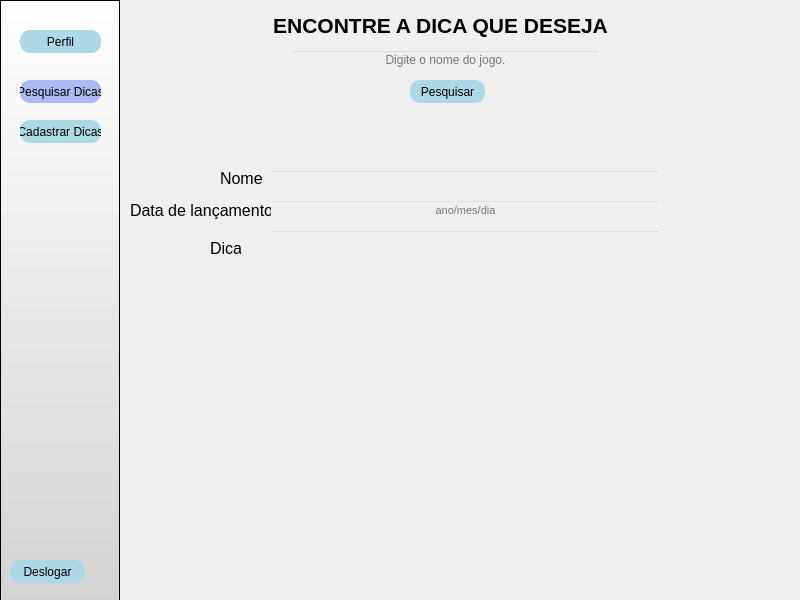
<?xml version="1.0" encoding="UTF-8"?>
<ui version="4.0">
 <class>MainWindow</class>
 <widget class="QMainWindow" name="MainWindow">
  <property name="geometry">
   <rect>
    <x>0</x>
    <y>0</y>
    <width>800</width>
    <height>600</height>
   </rect>
  </property>
  <property name="minimumSize">
   <size>
    <width>800</width>
    <height>600</height>
   </size>
  </property>
  <property name="maximumSize">
   <size>
    <width>800</width>
    <height>600</height>
   </size>
  </property>
  <property name="windowTitle">
   <string>MainWindow</string>
  </property>
  <widget class="QWidget" name="centralwidget">
   <widget class="QFrame" name="frame">
    <property name="geometry">
     <rect>
      <x>0</x>
      <y>0</y>
      <width>120</width>
      <height>601</height>
     </rect>
    </property>
    <property name="styleSheet">
     <string notr="true">background: qlineargradient(x1: 0, y1: 0, x2: 0, y2: 1, stop: 0 white, stop: 1 #D3D3D3);
</string>
    </property>
    <property name="frameShape">
     <enum>QFrame::StyledPanel</enum>
    </property>
    <property name="frameShadow">
     <enum>QFrame::Raised</enum>
    </property>
    <widget class="QPushButton" name="pushButton">
     <property name="geometry">
      <rect>
       <x>20</x>
       <y>120</y>
       <width>81</width>
       <height>23</height>
      </rect>
     </property>
     <property name="styleSheet">
      <string notr="true">QPushButton {
    background-color:  #add8e6;
    border-radius: 10px;
}

QPushButton:hover {
    background-color:#AABAF2 ;
}
</string>
     </property>
     <property name="text">
      <string>Cadastrar Dicas</string>
     </property>
    </widget>
    <widget class="QPushButton" name="voltar">
     <property name="geometry">
      <rect>
       <x>10</x>
       <y>560</y>
       <width>75</width>
       <height>23</height>
      </rect>
     </property>
     <property name="styleSheet">
      <string notr="true">QPushButton {
    background-color:  #add8e6;
    border-radius: 10px;
}

QPushButton:hover {
    background-color:#AABAF2 ;
}
</string>
     </property>
     <property name="text">
      <string>Deslogar</string>
     </property>
    </widget>
    <widget class="QPushButton" name="pushButton_2">
     <property name="geometry">
      <rect>
       <x>20</x>
       <y>30</y>
       <width>81</width>
       <height>23</height>
      </rect>
     </property>
     <property name="styleSheet">
      <string notr="true">QPushButton {
    background-color:  #add8e6;
    border-radius: 10px;
}

QPushButton:hover {
    background-color:#AABAF2 ;
}
</string>
     </property>
     <property name="text">
      <string>Perfil</string>
     </property>
    </widget>
    <widget class="QPushButton" name="pushButton_3">
     <property name="geometry">
      <rect>
       <x>20</x>
       <y>80</y>
       <width>81</width>
       <height>23</height>
      </rect>
     </property>
     <property name="styleSheet">
      <string notr="true">QPushButton {
    background-color:  #AABAF2 ;
    border-radius: 10px;
}

QPushButton:hover {
    background-color:#AABAF2 ;
}
</string>
     </property>
     <property name="text">
      <string>Pesquisar Dicas</string>
     </property>
    </widget>
   </widget>
   <widget class="QLabel" name="label">
    <property name="geometry">
     <rect>
      <x>220</x>
      <y>10</y>
      <width>441</width>
      <height>31</height>
     </rect>
    </property>
    <property name="font">
     <font>
      <pointsize>16</pointsize>
      <weight>75</weight>
      <bold>true</bold>
     </font>
    </property>
    <property name="text">
     <string>ENCONTRE A DICA QUE DESEJA</string>
    </property>
    <property name="alignment">
     <set>Qt::AlignCenter</set>
    </property>
   </widget>
   <widget class="QPushButton" name="pushButton_4">
    <property name="geometry">
     <rect>
      <x>410</x>
      <y>80</y>
      <width>75</width>
      <height>23</height>
     </rect>
    </property>
    <property name="styleSheet">
     <string notr="true">QPushButton {
    background-color:  #add8e6;
    border-radius: 10px;
}

QPushButton:hover {
    background-color:#AABAF2 ;
}
</string>
    </property>
    <property name="text">
     <string>Pesquisar</string>
    </property>
   </widget>
   <widget class="QLineEdit" name="lineEdit">
    <property name="geometry">
     <rect>
      <x>290</x>
      <y>50</y>
      <width>311</width>
      <height>20</height>
     </rect>
    </property>
    <property name="styleSheet">
     <string notr="true">color: black;
background-color: transparent;

</string>
    </property>
    <property name="alignment">
     <set>Qt::AlignCenter</set>
    </property>
    <property name="placeholderText">
     <string>Digite o nome do jogo.</string>
    </property>
   </widget>
   <widget class="QLabel" name="label_2">
    <property name="geometry">
     <rect>
      <x>220</x>
      <y>170</y>
      <width>51</width>
      <height>16</height>
     </rect>
    </property>
    <property name="font">
     <font>
      <pointsize>12</pointsize>
      <weight>50</weight>
      <bold>false</bold>
     </font>
    </property>
    <property name="styleSheet">
     <string notr="true">color: black;
background-color: transparent;
border: none;
</string>
    </property>
    <property name="text">
     <string>Nome</string>
    </property>
   </widget>
   <widget class="QLineEdit" name="lineEdit_2">
    <property name="geometry">
     <rect>
      <x>270</x>
      <y>170</y>
      <width>391</width>
      <height>20</height>
     </rect>
    </property>
    <property name="font">
     <font>
      <pointsize>8</pointsize>
      <weight>50</weight>
      <bold>false</bold>
     </font>
    </property>
    <property name="styleSheet">
     <string notr="true">color: black;
background-color: transparent;

</string>
    </property>
    <property name="alignment">
     <set>Qt::AlignJustify|Qt::AlignVCenter</set>
    </property>
    <property name="readOnly">
     <bool>true</bool>
    </property>
    <property name="placeholderText">
     <string/>
    </property>
   </widget>
   <widget class="QLabel" name="label_4">
    <property name="geometry">
     <rect>
      <x>210</x>
      <y>240</y>
      <width>31</width>
      <height>16</height>
     </rect>
    </property>
    <property name="font">
     <font>
      <pointsize>12</pointsize>
      <weight>50</weight>
      <bold>false</bold>
     </font>
    </property>
    <property name="styleSheet">
     <string notr="true">color: black;
background-color: transparent;
border: none;
</string>
    </property>
    <property name="text">
     <string>Dica</string>
    </property>
   </widget>
   <widget class="QLineEdit" name="lineEdit_4">
    <property name="geometry">
     <rect>
      <x>270</x>
      <y>230</y>
      <width>391</width>
      <height>271</height>
     </rect>
    </property>
    <property name="font">
     <font>
      <pointsize>8</pointsize>
      <weight>50</weight>
      <bold>false</bold>
     </font>
    </property>
    <property name="styleSheet">
     <string notr="true">color: black;
background-color: transparent;

</string>
    </property>
    <property name="alignment">
     <set>Qt::AlignJustify|Qt::AlignVCenter</set>
    </property>
    <property name="readOnly">
     <bool>true</bool>
    </property>
   </widget>
   <widget class="QLineEdit" name="lineEdit_3">
    <property name="geometry">
     <rect>
      <x>270</x>
      <y>200</y>
      <width>391</width>
      <height>20</height>
     </rect>
    </property>
    <property name="font">
     <font>
      <pointsize>8</pointsize>
      <weight>50</weight>
      <bold>false</bold>
     </font>
    </property>
    <property name="styleSheet">
     <string notr="true">color: black;
background-color: transparent;

</string>
    </property>
    <property name="text">
     <string/>
    </property>
    <property name="alignment">
     <set>Qt::AlignCenter</set>
    </property>
    <property name="placeholderText">
     <string>ano/mes/dia</string>
    </property>
   </widget>
   <widget class="QLabel" name="label_5">
    <property name="geometry">
     <rect>
      <x>130</x>
      <y>200</y>
      <width>141</width>
      <height>20</height>
     </rect>
    </property>
    <property name="font">
     <font>
      <pointsize>12</pointsize>
      <weight>50</weight>
      <bold>false</bold>
     </font>
    </property>
    <property name="styleSheet">
     <string notr="true">color: black;
background-color: transparent;
border: none;
</string>
    </property>
    <property name="text">
     <string>Data de lançamento</string>
    </property>
   </widget>
  </widget>
 </widget>
 <resources/>
 <connections/>
</ui>
